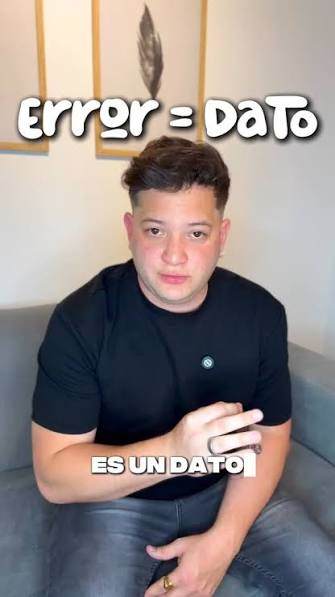
#> input picture mis-videos/replica-danza/referencias personaje/images (1).jfif, 335 x 597 px
$ python -i barras.py   (imports and definitions only)
#> lines starting #> are read from the running program, lines starting #| are printed output that depends on the picture
"""Detecta barras negras (letterbox) pintadas dentro de un PNG.

nano banana en 16:9 con estilo «film frame» pinta a veces la imagen en 21:9
dentro del lienzo, con franjas negras arriba y abajo. Si la locación madre sale
así, todos los fotogramas que la usan de referencia la copian. Se mide la
luminancia media de las filas: una franja de más de 3 % de la altura por debajo
de 40/255 es barra (O05 de lofi-orbita tenía barras a 35).
"""
import sys
from pathlib import Path
from PIL import Image

def barras(png: Path, umbral: int = 40, plano: float = 2.0) -> tuple[int, int]:
    """Filas de barra: oscuras (media < umbral) Y planas (desvío < `plano`).
    Sólo «oscuras» marcaba como barra un estanque de noche entero (lofi-koi);
    una barra pintada es uniforme (desvío medido ≤ 1,2), la escena oscura no (deck del koi: 3-5)."""
#> called with umbral = 40, plano = 2
    im = Image.open(png).convert("L")
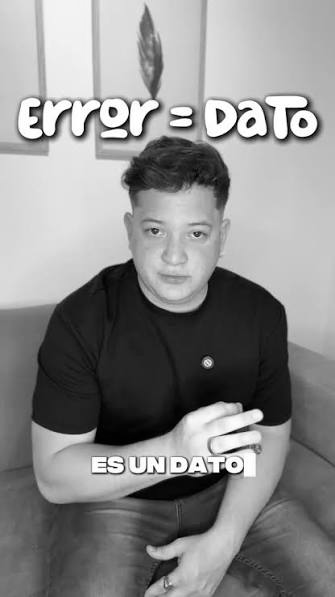
#> im: PIL image 335x597 L; min 0, max 255, mean 138.9
    w, h = im.size
#> w = 335; h = 597
    px = im.load()
    xs = range(0, w, 8)
    def fila_barra(y):
        v = [px[x, y] for x in xs]
#> v = 42 items
        m = sum(v) / len(v)
#> m = 206.5
        sd = (sum((a - m) ** 2 for a in v) / len(v)) ** 0.5
#> sd = 22.01
        return m < umbral and sd < plano
    arriba = 0
    while arriba < h // 3 and fila_barra(arriba):
        arriba += 1
#> after the loop, arriba = 0
    abajo = 0
#> abajo = 0
    while abajo < h // 3 and fila_barra(h - 1 - abajo):
        abajo += 1
#> this loop made 0 passes
#> after the loop, abajo = 0
    return arriba, abajo

def recortar(png: Path, destino: Path, ancho: int = 1344, alto: int = 768) -> None:
    """Quita las barras y recorta al centro a la relación pedida, escalando."""
    a, b = barras(png)
#> a = 0; b = 0
    im = Image.open(png).convert("RGB")
#> im is the input picture: PIL image 335x597 RGB; mean R, G, B 145.4, 136.4, 134.8
    w, h = im.size
#> w = 335; h = 597
    im = im.crop((0, a, w, h - b))
    w, h = im.size
    obj = ancho / alto
    if w / h > obj:
        nw = int(h * obj); x = (w - nw) // 2; im = im.crop((x, 0, x + nw, h))
    else:
        nh = int(w / obj); y = (h - nh) // 2; im = im.crop((0, y, w, y + nh))
#> after `nh = int(w / obj)`: nh = 191
#> after `y = (h - nh) // 2`: y = 203
#> after `im = im.crop((0, y, w, y + nh))`:
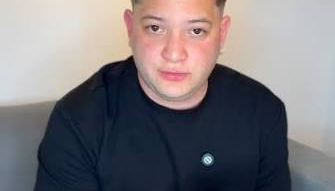
#> im: PIL image 335x191 RGB; mean R, G, B 123.7, 119.6, 123.5
    im.resize((ancho, alto), Image.LANCZOS).save(destino, "PNG")

# [10 lines not run here, left out]

>>> result = recortar('../replica-danza/referencias personaje/images (1).jfif', 'out.png')
